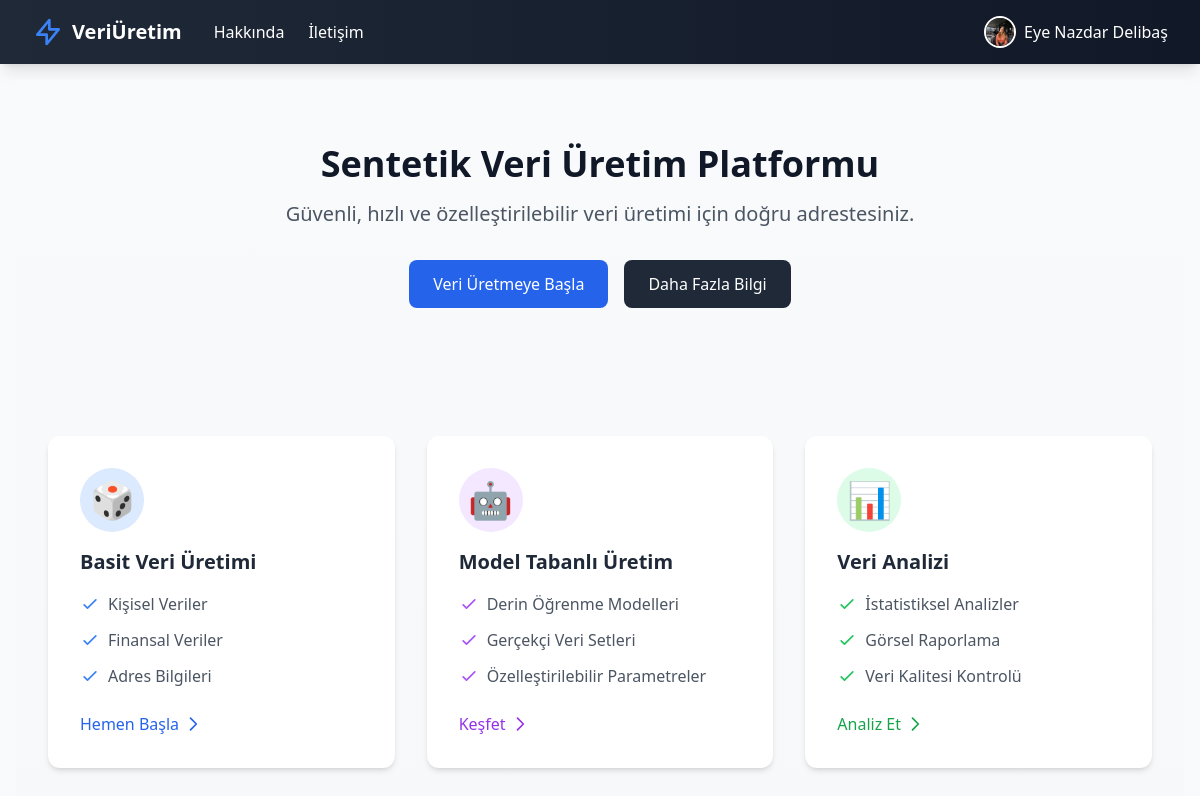
Screenshot of / (signed in) with the database file from the repository.
### app.py (models this page shows, shortened)
class User(db.Model, UserMixin):  # UserMixin ekledik
    __table_args__={'extend_existing': True}  # Mevcut tabloyu genişlet
    __tablename__ = 'user'
    id = db.Column(db.Integer, primary_key=True)
    name = db.Column(db.String(100))
    username = db.Column(db.String(80), nullable=False)
    email = db.Column(db.String(150), unique=True, nullable=False)
    password_hash = db.Column(db.String(256), nullable=False)
    is_admin = db.Column(db.Boolean, default=False)
    created_at = db.Column(db.DateTime, default=datetime.utcnow)
    profile_picture = db.Column(db.String(120), nullable=True)
    session_token = db.Column(db.String(100),
                              unique=True,
                              nullable=True,
                              name='uq_user_session_token'
                              )

### app.py (the view)
@app.route('/', methods=['GET', 'POST'])
def home():
    query = request.form.get('search_query', '')
    if query:
        users = User.query.filter(User.email.contains(query)).all()
    else:
        users = User.query.all()
    return render_template('index.html', users=users, query=query)

### app.py (called while the page is built)
@app.after_request
def add_security_headers(response):
    response.headers['X-Content-Type-Options'] = 'nosniff'
    response.headers['X-Frame-Options'] = 'DENY'
    response.headers['X-XSS-Protection'] = '1; mode=block'
    return response

@login_manager.user_loader
def load_user(user_id):
    return User.query.get(int(user_id))  # Kullanıcıyı ID ile getir(veri tabanından al)

@app.context_processor
def utility_processor():
    return {
        'now': datetime.now(),
        'datetime': datetime,
        'current_year': datetime.now().year
    }

### templates/index.html
{% extends "base.html" %}
{% block content %}
<div class="bg-gradient-to-b from-gray-50 to-gray-100 min-h-screen">
    <div class="max-w-7xl mx-auto px-4 sm:px-6 lg:px-8 py-16">
        <div class="text-center">
            <h1 class="text-4xl font-bold text-gray-900 mb-4">
                Sentetik Veri Üretim Platformu
            </h1>
            <p class="text-xl text-gray-600 mb-8">
                Güvenli, hızlı ve özelleştirilebilir veri üretimi için doğru adrestesiniz.
            </p>
            <div class="flex justify-center space-x-4">
                <a href="{{ url_for('generate_data') }}"
                   class="bg-blue-600 text-white px-6 py-3 rounded-lg hover:bg-blue-700 transition-colors duration-200">
                    Veri Üretmeye Başla
                </a>
                <a href="{{ url_for('about') }}"
                   class="bg-gray-800 text-white px-6 py-3 rounded-lg hover:bg-gray-900 transition-colors duration-200">
                    Daha Fazla Bilgi
                </a>
            </div>
        </div>
    </div>
    <div class="max-w-7xl mx-auto px-4 sm:px-6 lg:px-8 py-16">
        <div class="grid md:grid-cols-3 gap-8">
            <div class="bg-white p-8 rounded-xl shadow-md hover:shadow-xl transition-all duration-300 transform hover:-translate-y-1">
                <div class="text-4xl mb-4 bg-blue-100 w-16 h-16 rounded-full flex items-center justify-center text-blue-600">🎲</div>
                <h3 class="text-xl font-semibold mb-4">Basit Veri Üretimi</h3>
                <div class="space-y-3 mb-6">
                    <div class="flex items-center text-gray-600">
                        <svg class="w-5 h-5 mr-2 text-blue-500" fill="none" stroke="currentColor" viewBox="0 0 24 24">
                            <path stroke-linecap="round" stroke-linejoin="round" stroke-width="2" d="M5 13l4 4L19 7"/>
                        </svg>
                        <span>Kişisel Veriler</span>
                    </div>
                    <div class="flex items-center text-gray-600">
                        <svg class="w-5 h-5 mr-2 text-blue-500" fill="none" stroke="currentColor" viewBox="0 0 24 24">
                            <path stroke-linecap="round" stroke-linejoin="round" stroke-width="2" d="M5 13l4 4L19 7"/>
                        </svg>
                        <span>Finansal Veriler</span>
                    </div>
                    <div class="flex items-center text-gray-600">
                        <svg class="w-5 h-5 mr-2 text-blue-500" fill="none" stroke="currentColor" viewBox="0 0 24 24">
                            <path stroke-linecap="round" stroke-linejoin="round" stroke-width="2" d="M5 13l4 4L19 7"/>
                        </svg>
                        <span>Adres Bilgileri</span>
                    </div>
                </div>
                <a href="{{ url_for('generate_data') }}"
                   class="inline-flex items-center text-blue-600 hover:text-blue-700 font-medium">
                    Hemen Başla
                    <svg class="w-5 h-5 ml-1" fill="none" stroke="currentColor" viewBox="0 0 24 24">
                        <path stroke-linecap="round" stroke-linejoin="round" stroke-width="2" d="M9 5l7 7-7 7"/>
                    </svg>
                </a>
            </div>
            <div class="bg-white p-8 rounded-xl shadow-md hover:shadow-xl transition-all duration-300 transform hover:-translate-y-1">
                <div class="text-4xl mb-4 bg-purple-100 w-16 h-16 rounded-full flex items-center justify-center text-purple-600">🤖</div>
                <h3 class="text-xl font-semibold mb-4">Model Tabanlı Üretim</h3>
                <div class="space-y-3 mb-6">
                    <div class="flex items-center text-gray-600">
                        <svg class="w-5 h-5 mr-2 text-purple-500" fill="none" stroke="currentColor" viewBox="0 0 24 24">
                            <path stroke-linecap="round" stroke-linejoin="round" stroke-width="2" d="M5 13l4 4L19 7"/>
                        </svg>
                        <span>Derin Öğrenme Modelleri</span>
                    </div>
                    <div class="flex items-center text-gray-600">
                        <svg class="w-5 h-5 mr-2 text-purple-500" fill="none" stroke="currentColor" viewBox="0 0 24 24">
                            <path stroke-linecap="round" stroke-linejoin="round" stroke-width="2" d="M5 13l4 4L19 7"/>
                        </svg>
                        <span>Gerçekçi Veri Setleri</span>
                    </div>
                    <div class="flex items-center text-gray-600">
                        <svg class="w-5 h-5 mr-2 text-purple-500" fill="none" stroke="currentColor" viewBox="0 0 24 24">
                            <path stroke-linecap="round" stroke-linejoin="round" stroke-width="2" d="M5 13l4 4L19 7"/>
                        </svg>
                        <span>Özelleştirilebilir Parametreler</span>
                    </div>
                </div>
                <a href="{{ url_for('generate_model_data') }}"
                   class="inline-flex items-center text-purple-600 hover:text-purple-700 font-medium">
                    Keşfet
                    <svg class="w-5 h-5 ml-1" fill="none" stroke="currentColor" viewBox="0 0 24 24">
                        <path stroke-linecap="round" stroke-linejoin="round" stroke-width="2" d="M9 5l7 7-7 7"/>
                    </svg>
                </a>
            </div>
            <div class="bg-white p-8 rounded-xl shadow-md hover:shadow-xl transition-all duration-300 transform hover:-translate-y-1">
                <div class="text-4xl mb-4 bg-green-100 w-16 h-16 rounded-full flex items-center justify-center text-green-600">📊</div>
                <h3 class="text-xl font-semibold mb-4">Veri Analizi</h3>
                <div class="space-y-3 mb-6">
                    <div class="flex items-center text-gray-600">
                        <svg class="w-5 h-5 mr-2 text-green-500" fill="none" stroke="currentColor" viewBox="0 0 24 24">
                            <path stroke-linecap="round" stroke-linejoin="round" stroke-width="2" d="M5 13l4 4L19 7"/>
                        </svg>
                        <span>İstatistiksel Analizler</span>
                    </div>
                    <div class="flex items-center text-gray-600">
                        <svg class="w-5 h-5 mr-2 text-green-500" fill="none" stroke="currentColor" viewBox="0 0 24 24">
                            <path stroke-linecap="round" stroke-linejoin="round" stroke-width="2" d="M5 13l4 4L19 7"/>
                        </svg>
                        <span>Görsel Raporlama</span>
                    </div>
                    <div class="flex items-center text-gray-600">
                        <svg class="w-5 h-5 mr-2 text-green-500" fill="none" stroke="currentColor" viewBox="0 0 24 24">
                            <path stroke-linecap="round" stroke-linejoin="round" stroke-width="2" d="M5 13l4 4L19 7"/>
                        </svg>
                        <span>Veri Kalitesi Kontrolü</span>
                    </div>
                </div>
                <a href="#" class="inline-flex items-center text-green-600 hover:text-green-700 font-medium">
                    Analiz Et
                    <svg class="w-5 h-5 ml-1" fill="none" stroke="currentColor" viewBox="0 0 24 24">
                        <path stroke-linecap="round" stroke-linejoin="round" stroke-width="2" d="M9 5l7 7-7 7"/>
                    </svg>
                </a>
            </div>
        </div>
    </div>
</div>
{% endblock %}

### templates/base.html (shortened to what this page needs)
<!DOCTYPE html>
<html lang="tr">
<head>
    <script src="https://cdn.tailwindcss.com"></script>
</head>
<body class="bg-gray-50 text-gray-800 font-sans">
    <nav class="bg-gradient-to-r from-gray-800 to-gray-900 text-white shadow-lg">
        <div class="max-w-7xl mx-auto px-4 sm:px-6 lg:px-8">
            <div class="flex items-center justify-between h-16">
                <div class="flex items-center space-x-8">
                    <a href="{{ url_for('home') }}" class="flex items-center space-x-2">
                        <svg class="w-8 h-8 text-blue-500" fill="none" stroke="currentColor" viewBox="0 0 24 24">
                            <path stroke-linecap="round" stroke-linejoin="round" stroke-width="2" d="M13 10V3L4 14h7v7l9-11h-7z"/>
                        </svg>
                        <span class="text-xl font-bold">VeriÜretim</span>
                    </a>
                    <div class="hidden md:flex items-center space-x-6">
                        <a href="{{ url_for('about') }}"
                           class="hover:text-blue-400 transition-colors duration-200">
                            Hakkında
                        </a>
                        <a href="{{ url_for('contact') }}"
                           class="hover:text-blue-400 transition-colors duration-200">
                            İletişim
                        </a>
                    </div>
                </div>
                <div class="flex items-center space-x-4">
                    {% if current_user.is_authenticated %}
                        <div class="relative group">
                            <button class="flex items-center space-x-2 hover:text-blue-400 transition-colors duration-200">
                                {% if current_user.profile_picture %}
                                    <img src="{{ url_for('static', filename=current_user.profile_picture) }}"
                                         alt="Profile"
                                         class="w-8 h-8 rounded-full border-2 border-white object-cover">
                                {% else %}
                                    <div class="w-8 h-8 rounded-full border-2 border-white bg-blue-500 flex items-center justify-center">
                                        <span class="text-white font-bold">{{ current_user.username[0] | upper }}</span>
                                    </div>
                                {% endif %}
                                <span>{{ current_user.username }}</span>
                            </button>
                        </div>
                    {% endif %}
                </div>
            </div>
        </div>
    </nav>
    <main class="max-w-7xl mx-auto p-4">
        {% block content %}{% endblock %}
    </main>
</body>
</body>
</html>

### rows the page displays
User: profile_picture (picture), username "Eye Nazdar Delibaş"
